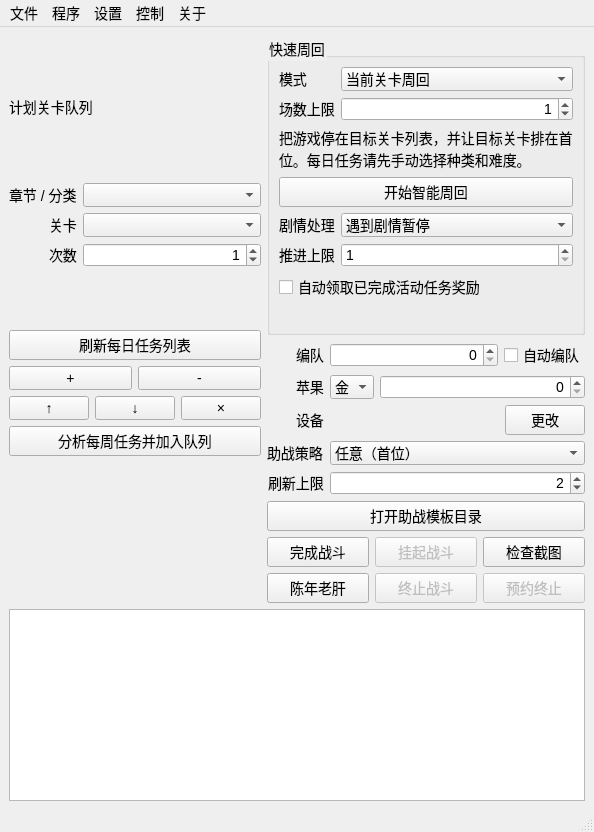
<?xml version="1.0" encoding="UTF-8"?>
<ui version="4.0" connectslotsbyname="false">
 <author>hgjazhgj</author>
 <class>fgoMainWindow</class>
 <widget class="QMainWindow" name="fgoMainWindow">
  <property name="focusPolicy">
   <enum>Qt::StrongFocus</enum>
  </property>
  <property name="windowTitle">
   <string>FGO-py - hgjazhgj</string>
  </property>
  <property name="styleSheet">
   <string notr="true">QWidget{font-family:&quot;Microsoft YaHei UI&quot;;font-size:14px}</string>
  </property>
  <widget class="QWidget" name="widget">
   <layout class="QVBoxLayout" name="verticalLayout">
    <item>
     <layout class="QHBoxLayout" name="LAYOUT_MAIN">
      <item>
       <layout class="QVBoxLayout" name="LAYOUT_QUEST">
        <item>
         <widget class="QLabel" name="LBL_QUEUE_TITLE">
          <property name="text"><string>计划关卡队列</string></property>
          <property name="statusTip"><string>这里只列出由章节/关卡选择器或每周任务分析加入的计划任务。</string></property>
        </widget>
        </item>
        <item>
         <layout class="QFormLayout" name="LAYOUT_QUESTSELECT">
          <property name="labelAlignment">
           <set>Qt::AlignRight|Qt::AlignTrailing|Qt::AlignVCenter</set>
          </property>
          <item row="0" column="1">
           <widget class="QComboBox" name="CBB_CHAPTER"><property name="statusTip"><string>普通章节只包含已解锁地图上的自由关卡，不会自动推进主线剧情。</string></property></widget>
          </item>
          <item row="0" column="0">
           <widget class="QLabel" name="LBL_CHAPTER">
            <property name="text">
             <string>章节 / 分类</string>
            </property>
           </widget>
          </item>
          <item row="1" column="0">
           <widget class="QLabel" name="LBL_QUEST">
            <property name="text">
             <string>关卡</string>
            </property>
           </widget>
          </item>
          <item row="1" column="1">
           <widget class="QComboBox" name="CBB_QUEST"/>
          </item>
          <item row="2" column="0">
           <widget class="QLabel" name="LBL_TIMES">
            <property name="text">
             <string>次数</string>
            </property>
           </widget>
          </item>
          <item row="2" column="1">
           <widget class="QSpinBox" name="TXT_TIMES">
            <property name="contextMenuPolicy">
             <enum>Qt::NoContextMenu</enum>
            </property>
            <property name="statusTip">
             <string>加入关卡队列后生效,0为不限制次数</string>
            </property>
            <property name="alignment">
             <set>Qt::AlignRight|Qt::AlignTrailing|Qt::AlignVCenter</set>
            </property>
            <property name="maximum">
             <number>114514</number>
            </property>
            <property name="value">
             <number>1</number>
            </property>
           </widget>
          </item>
         </layout>
        </item>
        <item>
         <widget class="QPushButton" name="BTN_DAILY_REFRESH">
          <property name="text"><string>刷新每日任务列表</string></property>
          <property name="statusTip"><string>只扫描当前国服每日任务卡片标题；最多向下滚动 10 次，不会进入关卡。</string></property>
         </widget>
        </item>
        <item>
         <layout class="QHBoxLayout" name="LAYOUT_QUESTADD">
          <item>
           <widget class="QPushButton" name="BTN_QUESTADD">
            <property name="statusTip">
             <string>新增</string>
            </property>
            <property name="text">
             <string>+</string>
            </property>
           </widget>
          </item>
          <item>
           <widget class="QPushButton" name="BTN_QUESTREMOVE">
            <property name="statusTip">
             <string>删除</string>
            </property>
            <property name="text">
             <string>-</string>
            </property>
           </widget>
          </item>
         </layout>
        </item>
        <item>
         <layout class="QHBoxLayout" name="LAYOUT_QUESTMOVE">
          <item>
           <widget class="QPushButton" name="BTN_QUESTUP">
            <property name="statusTip">
             <string>上移</string>
            </property>
            <property name="text">
             <string>↑</string>
            </property>
           </widget>
          </item>
          <item>
           <widget class="QPushButton" name="BTN_QUESTDOWN">
            <property name="statusTip">
             <string>下移</string>
            </property>
            <property name="text">
             <string>↓</string>
            </property>
           </widget>
          </item>
          <item>
           <widget class="QPushButton" name="BTN_QUESTCLEAR">
            <property name="statusTip">
             <string>清空</string>
            </property>
            <property name="text">
             <string>×</string>
            </property>
           </widget>
          </item>
         </layout>
        </item>
        <item>
         <widget class="QPushButton" name="BTN_QUESTLOAD">
          <property name="sizePolicy">
           <sizepolicy hsizetype="Expanding" vsizetype="Fixed">
            <horstretch>0</horstretch>
            <verstretch>0</verstretch>
           </sizepolicy>
          </property>
          <property name="text">
           <string>分析每周任务并加入队列</string>
          </property>
         </widget>
        </item>
        <item>
         <widget class="QLabel" name="LBL_WEEKLY_STATUS">
          <property name="wordWrap"><bool>true</bool></property>
          <property name="text"><string/></property>
         </widget>
        </item>
       </layout>
      </item>
      <item>
       <layout class="QVBoxLayout" name="LAYOUT_LAUNCH">
        <item>
         <widget class="QGroupBox" name="GRP_QUICKFARM">
          <property name="title"><string>快速周回</string></property>
          <layout class="QFormLayout" name="LAYOUT_QUICKFARM">
           <item row="0" column="0"><widget class="QLabel" name="LBL_QUICKMODE"><property name="text"><string>模式</string></property></widget></item>
           <item row="0" column="1">
            <widget class="QComboBox" name="CBB_QUICKMODE">
             <item><property name="text"><string>当前关卡周回</string></property></item>
             <item><property name="text"><string>计划关卡队列</string></property></item>
             <item><property name="text"><string>活动推进</string></property></item>
            </widget>
           </item>
           <item row="1" column="0"><widget class="QLabel" name="LBL_BATTLELIMIT"><property name="text"><string>场数上限</string></property></widget></item>
           <item row="1" column="1">
            <widget class="QSpinBox" name="TXT_BATTLELIMIT">
             <property name="statusTip"><string>0 表示不设置场数上限，直到 AP 不足；1 到 N 表示完成对应场数后停止。</string></property>
             <property name="alignment"><set>Qt::AlignRight|Qt::AlignTrailing|Qt::AlignVCenter</set></property>
             <property name="maximum"><number>1000</number></property>
             <property name="value"><number>1</number></property>
            </widget>
           </item>
           <item row="2" column="0" colspan="2">
            <widget class="QLabel" name="LBL_QUICK_HINT">
             <property name="wordWrap"><bool>true</bool></property>
             <property name="text"><string>把游戏停在目标关卡列表，并让目标关卡排在首位。每日任务请先手动选择种类和难度。</string></property>
            </widget>
           </item>
            <item row="3" column="0" colspan="2">
             <widget class="QPushButton" name="BTN_MAIN">
              <property name="cursor"><cursorShape>PointingHandCursor</cursorShape></property>
              <property name="statusTip"><string>按所选模式开始智能周回或安全活动推进。</string></property>
              <property name="text"><string>开始智能周回</string></property>
             </widget>
            </item>
            <item row="4" column="0"><widget class="QLabel" name="LBL_EVENT_STORYMODE"><property name="text"><string>剧情处理</string></property></widget></item>
            <item row="4" column="1">
             <widget class="QComboBox" name="CBB_EVENT_STORYMODE">
              <item><property name="text"><string>遇到剧情暂停</string></property></item>
              <item><property name="text"><string>自动跳过剧情</string></property></item>
             </widget>
            </item>
            <item row="5" column="0"><widget class="QLabel" name="LBL_EVENT_LIMIT"><property name="text"><string>推进上限</string></property></widget></item>
            <item row="5" column="1">
             <widget class="QSpinBox" name="TXT_EVENT_LIMIT">
              <property name="statusTip"><string>最多推进 1 到 100 个剧情节点；不允许无限推进。</string></property>
              <property name="minimum"><number>1</number></property>
              <property name="maximum"><number>100</number></property>
              <property name="value"><number>1</number></property>
             </widget>
            </item>
            <item row="6" column="0" colspan="2">
             <widget class="QCheckBox" name="CKB_EVENT_REWARD">
              <property name="text"><string>自动领取已完成活动任务奖励</string></property>
              <property name="statusTip"><string>仅在 OCR 明确确认任务已完成且按钮为领取时操作；不购买、不兑换、不处理选择奖励。</string></property>
             </widget>
            </item>
            <item row="7" column="0" colspan="2">
             <widget class="QLabel" name="LBL_EVENT_STATUS"><property name="wordWrap"><bool>true</bool></property><property name="text"><string/></property></widget>
            </item>
          </layout>
         </widget>
        </item>
        <item>
         <layout class="QFormLayout" name="LAYOUT_INFO">
          <property name="labelAlignment">
           <set>Qt::AlignRight|Qt::AlignTrailing|Qt::AlignVCenter</set>
          </property>
          <item row="0" column="0">
           <widget class="QLabel" name="LBL_TEAM">
            <property name="text">
             <string>编队</string>
            </property>
           </widget>
          </item>
          <item row="0" column="1">
           <layout class="QHBoxLayout" name="LAYOUT_INFO_TEAM">
            <item>
             <widget class="QSpinBox" name="TXT_TEAM">
              <property name="sizePolicy">
               <sizepolicy hsizetype="Expanding" vsizetype="Fixed">
                <horstretch>0</horstretch>
                <verstretch>0</verstretch>
               </sizepolicy>
              </property>
              <property name="contextMenuPolicy">
               <enum>Qt::NoContextMenu</enum>
              </property>
              <property name="statusTip">
               <string>所选编队在队伍编成界面的位置,从左到右1-10,0为不切换编队</string>
              </property>
              <property name="alignment">
               <set>Qt::AlignRight|Qt::AlignTrailing|Qt::AlignVCenter</set>
              </property>
              <property name="maximum">
               <number>15</number>
              </property>
             </widget>
            </item>
            <item>
             <widget class="QCheckBox" name="CKB_TEAM">
              <property name="text">
              <string>自动编队</string>
             </property>
            </widget>
            </item>
           </layout>
          </item>
          <item row="1" column="0">
           <widget class="QLabel" name="LBL_APPLE">
            <property name="maximumSize">
             <size>
              <width>16777215</width>
              <height>28</height>
             </size>
            </property>
            <property name="text">
             <string>苹果</string>
            </property>
           </widget>
          </item>
          <item row="1" column="1">
           <layout class="QHBoxLayout" name="LAYOUT_INFO_APPLE">
            <item>
             <widget class="QComboBox" name="CBB_APPLE">
              <property name="statusTip">
               <string>要吃的苹果种类</string>
              </property>
              <property name="currentIndex">
               <number>0</number>
              </property>
              <item>
               <property name="text">
                <string>金</string>
               </property>
              </item>
              <item>
               <property name="text">
                <string>银</string>
               </property>
              </item>
              <item>
               <property name="text">
                <string>青</string>
               </property>
              </item>
              <item>
               <property name="text">
                <string>铜</string>
               </property>
              </item>
              <item>
               <property name="text">
                <string>彩</string>
               </property>
              </item>
             </widget>
            </item>
            <item>
             <widget class="QSpinBox" name="TXT_APPLE">
              <property name="sizePolicy">
               <sizepolicy hsizetype="Expanding" vsizetype="Fixed">
                <horstretch>0</horstretch>
                <verstretch>0</verstretch>
               </sizepolicy>
              </property>
              <property name="contextMenuPolicy">
               <enum>Qt::NoContextMenu</enum>
              </property>
              <property name="statusTip">
               <string>要吃的苹果数量</string>
              </property>
              <property name="alignment">
               <set>Qt::AlignRight|Qt::AlignTrailing|Qt::AlignVCenter</set>
              </property>
              <property name="maximum">
               <number>114514</number>
              </property>
             </widget>
            </item>
           </layout>
          </item>
          <item row="2" column="0">
           <widget class="QLabel" name="LBL_CURRENTDEVICE">
            <property name="text">
             <string>设备</string>
            </property>
           </widget>
          </item>
          <item row="2" column="1">
           <layout class="QHBoxLayout" name="LAYOUT_DEVICE">
            <item>
             <widget class="QLabel" name="LBL_DEVICE">
              <property name="sizePolicy">
               <sizepolicy hsizetype="Expanding" vsizetype="Preferred">
                <horstretch>0</horstretch>
                <verstretch>0</verstretch>
               </sizepolicy>
              </property>
             </widget>
            </item>
            <item>
             <widget class="QPushButton" name="BTN_CONNECT">
              <property name="cursor">
               <cursorShape>PointingHandCursor</cursorShape>
              </property>
              <property name="statusTip">
               <string>连接到设备</string>
              </property>
              <property name="text">
               <string>更改</string>
              </property>
             </widget>
            </item>
           </layout>
          </item>
         <item row="3" column="0"><widget class="QLabel" name="LBL_FRIENDPOLICY"><property name="text"><string>助战策略</string></property></widget></item>
         <item row="3" column="1">
          <widget class="QComboBox" name="CBB_FRIENDPOLICY">
           <item><property name="text"><string>任意（首位）</string></property></item>
           <item><property name="text"><string>模板优先</string></property></item>
           <item><property name="text"><string>模板严格</string></property></item>
          </widget>
         </item>
         <item row="4" column="0"><widget class="QLabel" name="LBL_FRIENDREFRESH"><property name="text"><string>刷新上限</string></property></widget></item>
         <item row="4" column="1">
          <widget class="QSpinBox" name="TXT_FRIENDREFRESH">
           <property name="statusTip"><string>0 表示只扫描当前助战列表，不主动刷新；最大为 10 次。</string></property>
           <property name="alignment"><set>Qt::AlignRight|Qt::AlignTrailing|Qt::AlignVCenter</set></property>
           <property name="maximum"><number>10</number></property>
           <property name="value"><number>2</number></property>
          </widget>
         </item>
         <item row="5" column="0" colspan="2">
          <widget class="QPushButton" name="BTN_FRIENDTEMPLATES">
           <property name="statusTip"><string>打开本机助战模板文件夹。图片只保存在本机。</string></property>
           <property name="text"><string>打开助战模板目录</string></property>
          </widget>
         </item>
       </layout>
        </item>
<item>
         <layout class="QHBoxLayout" name="LAYOUT_FUNC">
          <item>
           <layout class="QVBoxLayout" name="LAYOUT_FUNCBATTLE">
            <item>
             <widget class="QPushButton" name="BTN_BATTLE">
              <property name="statusTip">
               <string>完成当前战斗</string>
              </property>
              <property name="text">
               <string>完成战斗</string>
              </property>
             </widget>
            </item>
            <item>
             <widget class="QPushButton" name="BTN_CLASSIC">
              <property name="statusTip">
               <string>基于经典战斗的清空体力</string>
              </property>
              <property name="text">
               <string>陈年老肝</string>
              </property>
             </widget>
            </item>
           </layout>
          </item>
          <item>
           <layout class="QVBoxLayout" name="LAYOUT_FUNCCONTROL">
            <item>
             <widget class="QPushButton" name="BTN_PAUSE">
              <property name="enabled">
               <bool>false</bool>
              </property>
              <property name="statusTip">
               <string>暂停/继续战斗</string>
              </property>
              <property name="text">
               <string>挂起战斗</string>
              </property>
              <property name="checkable">
               <bool>true</bool>
              </property>
             </widget>
            </item>
            <item>
             <widget class="QPushButton" name="BTN_STOP">
              <property name="enabled">
               <bool>false</bool>
              </property>
              <property name="statusTip">
               <string>立刻终止战斗</string>
              </property>
              <property name="text">
               <string>终止战斗</string>
              </property>
             </widget>
            </item>
           </layout>
          </item>
          <item>
           <layout class="QVBoxLayout" name="LAYOUT_FUNCAPPOINT">
            <item>
             <widget class="QPushButton" name="BTN_SCREENSHOT">
              <property name="statusTip">
               <string>检查截图确定连接建立</string>
              </property>
              <property name="text">
               <string>检查截图</string>
              </property>
             </widget>
            </item>
            <item>
             <widget class="QPushButton" name="BTN_STOPLATER">
              <property name="enabled">
               <bool>false</bool>
              </property>
              <property name="statusTip">
               <string>在完成若干场战斗后终止战斗</string>
              </property>
              <property name="text">
               <string>预约终止</string>
              </property>
              <property name="checkable">
               <bool>true</bool>
              </property>
             </widget>
            </item>
           </layout>
          </item>
         </layout>
        </item>
       </layout>
      </item>
     </layout>
    </item>
    <item>
     <widget class="QListWidget" name="LST_QUEST">
      <property name="statusTip">
       <string>关卡队列</string>
      </property>
     </widget>
    </item>
   </layout>
  </widget>
  <widget class="QMenuBar" name="MENU">
   <widget class="QMenu" name="MENU_ABOUT">
    <property name="title">
     <string>关于</string>
    </property>
    <addaction name="MENU_ABOUT_ABOUT"/>
    <addaction name="MENU_ABOUT_LICENSE"/>
   </widget>
   <widget class="QMenu" name="MENU_FILE">
    <property name="title">
     <string>文件</string>
    </property>
    <addaction name="MENU_FILE_EXPLORER"/>
   </widget>
   <widget class="QMenu" name="MENU_SCRIPT">
    <property name="title">
     <string>程序</string>
    </property>
    <addaction name="MENU_SCRIPT_FPSUMMON"/>
    <addaction name="MENU_SCRIPT_LOTTERY"/>
    <addaction name="MENU_SCRIPT_MAILFILTER"/>
    <addaction name="MENU_SCRIPT_SYNTHESIS"/>
    <addaction name="MENU_SCRIPT_SUMMONHISTORY"/>
    <addaction name="MENU_SCRIPT_EXPBALL"/>
   </widget>
   <widget class="QMenu" name="MENU_CONTROL">
    <property name="title">
     <string>控制</string>
    </property>
    <widget class="QMenu" name="MENU_CONTROL_169">
     <property name="title">
      <string>全面屏适配</string>
     </property>
     <addaction name="MENU_CONTROL_169_INVOKE"/>
     <addaction name="MENU_CONTROL_169_REVOKE"/>
    </widget>
    <addaction name="MENU_CONTROL_STAYONTOP"/>
    <addaction name="MENU_CONTROL_TRAY"/>
    <addaction name="separator"/>
    <addaction name="MENU_CONTROL_MAPKEY"/>
    <addaction name="MENU_CONTROL_169"/>
    <addaction name="MENU_CONTROL_NOTIFY"/>
    <addaction name="separator"/>
    <addaction name="MENU_CONTROL_BENCH"/>
    <addaction name="MENU_CONTROL_EXEC"/>
   </widget>
   <widget class="QMenu" name="MENU_SETTINGS">
    <property name="title">
     <string>设置</string>
    </property>
    <addaction name="MENU_SETTINGS_DEFEATED"/>
    <addaction name="MENU_SETTINGS_KIZUNAREISOU"/>
    <addaction name="MENU_SETTINGS_SPECIALDROP"/>
   </widget>
   <addaction name="MENU_FILE"/>
   <addaction name="MENU_SCRIPT"/>
   <addaction name="MENU_SETTINGS"/>
   <addaction name="MENU_CONTROL"/>
   <addaction name="MENU_ABOUT"/>
  </widget>
  <widget class="QStatusBar" name="STATUS"/>
  <action name="MENU_ABOUT_ABOUT">
   <property name="text">
    <string>关于FGO-py</string>
   </property>
  </action>
  <action name="MENU_FILE_EXPLORER">
   <property name="text">
    <string>资源管理器</string>
   </property>
  </action>
  <action name="MENU_CONTROL_STAYONTOP">
   <property name="checkable">
    <bool>true</bool>
   </property>
   <property name="text">
    <string>窗口置顶</string>
   </property>
  </action>
  <action name="MENU_SCRIPT_FPSUMMON">
   <property name="text">
    <string>抽友情</string>
   </property>
   <property name="statusTip">
    <string>先抽一发友情十连,在结算界面运行本功能</string>
   </property>
  </action>
  <action name="MENU_SCRIPT_SYNTHESIS">
   <property name="text">
    <string>强化</string>
   </property>
   <property name="statusTip">
    <string>在选择了强化对象未选择强化材料的界面运行本功能</string>
   </property>
  </action>
  <action name="MENU_SCRIPT_SUMMONHISTORY">
   <property name="text">
    <string>召唤记录</string>
   </property>
   <property name="statusTip">
    <string>统计导出召唤记录,在抽卡记录页面运行</string>
   </property>
  </action>
  <action name="MENU_SCRIPT_EXPBALL">
   <property name="text">
    <string>搓丸子</string>
   </property>
   <property name="statusTip">
    <string>把若干张低星礼装合并成一个</string>
   </property>
  </action>
  <action name="MENU_CONTROL_MAPKEY">
   <property name="checkable">
    <bool>true</bool>
   </property>
   <property name="text">
    <string>加载按键映射</string>
   </property>
  </action>
  <action name="MENU_SCRIPT_LOTTERY">
   <property name="text">
    <string>抽奖池</string>
   </property>
  </action>
  <action name="MENU_SCRIPT_MAILFILTER">
   <property name="text">
    <string>清理邮箱</string>
   </property>
  </action>
  <action name="MENU_CONTROL_BENCH">
   <property name="text">
    <string>Bench</string>
   </property>
  </action>
  <action name="MENU_CONTROL_EXEC">
   <property name="text">
    <string>Execute</string>
   </property>
  </action>
  <action name="MENU_SETTINGS_DEFEATED">
   <property name="checkable">
    <bool>true</bool>
   </property>
   <property name="text">
    <string>战败撤退时终止战斗</string>
   </property>
  </action>
  <action name="MENU_SETTINGS_KIZUNAREISOU">
   <property name="checkable">
    <bool>true</bool>
   </property>
   <property name="text">
    <string>获得羁绊礼装时终止战斗</string>
   </property>
  </action>
  <action name="MENU_SETTINGS_SPECIALDROP">
    <property name="checkable">
     <bool>true</bool>
    </property>
   <property name="text">
    <string>若干特殊掉落后终止战斗</string>
   </property>
  </action>
  <action name="MENU_ABOUT_LICENSE">
   <property name="text">
    <string>使用许可</string>
   </property>
  </action>
  <action name="MENU_FILE_QUIT">
   <property name="text">
    <string>退出</string>
   </property>
  </action>
  <action name="MENU_CONTROL_TRAY">
   <property name="checkable">
    <bool>true</bool>
   </property>
   <property name="text">
    <string>关闭到托盘</string>
   </property>
  </action>
  <action name="MENU_CONTROL_169_INVOKE">
   <property name="text">
    <string>调整为16:9</string>
   </property>
  </action>
  <action name="MENU_CONTROL_169_REVOKE">
   <property name="text">
    <string>恢复原分辨率</string>
   </property>
  </action>
  <action name="MENU_CONTROL_NOTIFY">
   <property name="checkable">
    <bool>true</bool>
   </property>
   <property name="text">
    <string>消息推送</string>
   </property>
  </action>
 </widget>
 <tabstops>
  <tabstop>CBB_CHAPTER</tabstop>
  <tabstop>CBB_QUEST</tabstop>
  <tabstop>BTN_DAILY_REFRESH</tabstop>
  <tabstop>TXT_TIMES</tabstop>
  <tabstop>BTN_QUESTADD</tabstop>
  <tabstop>BTN_QUESTREMOVE</tabstop>
  <tabstop>BTN_QUESTUP</tabstop>
  <tabstop>BTN_QUESTDOWN</tabstop>
  <tabstop>BTN_QUESTCLEAR</tabstop>
  <tabstop>CBB_QUICKMODE</tabstop>
  <tabstop>TXT_BATTLELIMIT</tabstop>
  <tabstop>BTN_MAIN</tabstop>
  <tabstop>CBB_EVENT_STORYMODE</tabstop>
  <tabstop>TXT_EVENT_LIMIT</tabstop>
  <tabstop>CKB_EVENT_REWARD</tabstop>
  <tabstop>TXT_TEAM</tabstop>
  <tabstop>CKB_TEAM</tabstop>
  <tabstop>CBB_APPLE</tabstop>
  <tabstop>TXT_APPLE</tabstop>
  <tabstop>CBB_FRIENDPOLICY</tabstop>
  <tabstop>TXT_FRIENDREFRESH</tabstop>
  <tabstop>BTN_FRIENDTEMPLATES</tabstop>
  <tabstop>BTN_CONNECT</tabstop>
  <tabstop>BTN_QUESTLOAD</tabstop>
  <tabstop>BTN_BATTLE</tabstop>
  <tabstop>BTN_CLASSIC</tabstop>
  <tabstop>BTN_PAUSE</tabstop>
  <tabstop>BTN_STOP</tabstop>
  <tabstop>BTN_SCREENSHOT</tabstop>
  <tabstop>BTN_STOPLATER</tabstop>
 </tabstops>
 <resources/>
 <connections>
  <connection>
   <sender>BTN_CLASSIC</sender>
   <signal>clicked()</signal>
   <receiver>fgoMainWindow</receiver>
   <slot>runClassic()</slot>
  </connection>
  <connection>
   <sender>BTN_FRIENDTEMPLATES</sender>
   <signal>clicked()</signal>
   <receiver>fgoMainWindow</receiver>
   <slot>openFriendTemplates()</slot>
  </connection>
  <connection>
   <sender>BTN_MAIN</sender>
   <signal>clicked()</signal>
   <receiver>fgoMainWindow</receiver>
   <slot>quickFarm()</slot>
  </connection>
  <connection>
   <sender>BTN_SCREENSHOT</sender>
   <signal>clicked()</signal>
   <receiver>fgoMainWindow</receiver>
   <slot>screenshot()</slot>
  </connection>
  <connection>
   <sender>BTN_PAUSE</sender>
   <signal>clicked(bool)</signal>
   <receiver>fgoMainWindow</receiver>
   <slot>pause(bool)</slot>
  </connection>
  <connection>
   <sender>BTN_STOP</sender>
   <signal>clicked()</signal>
   <receiver>fgoMainWindow</receiver>
   <slot>stop()</slot>
  </connection>
  <connection>
   <sender>BTN_CONNECT</sender>
   <signal>clicked()</signal>
   <receiver>fgoMainWindow</receiver>
   <slot>connectDevice()</slot>
  </connection>
  <connection>
   <sender>MENU_FILE_EXPLORER</sender>
   <signal>triggered()</signal>
   <receiver>fgoMainWindow</receiver>
   <slot>explorerHere()</slot>
  </connection>
  <connection>
   <sender>MENU_ABOUT_ABOUT</sender>
   <signal>triggered()</signal>
   <receiver>fgoMainWindow</receiver>
   <slot>about()</slot>
  </connection>
  <connection>
   <sender>MENU_SCRIPT_FPSUMMON</sender>
   <signal>triggered()</signal>
   <receiver>fgoMainWindow</receiver>
   <slot>runFpSummon()</slot>
  </connection>
  <connection>
   <sender>MENU_SCRIPT_SYNTHESIS</sender>
   <signal>triggered()</signal>
   <receiver>fgoMainWindow</receiver>
   <slot>runSynthesis()</slot>
  </connection>
  <connection>
   <sender>MENU_SCRIPT_SUMMONHISTORY</sender>
   <signal>triggered()</signal>
   <receiver>fgoMainWindow</receiver>
   <slot>runSummonHistory()</slot>
  </connection>
  <connection>
   <sender>MENU_SCRIPT_EXPBALL</sender>
   <signal>triggered()</signal>
   <receiver>fgoMainWindow</receiver>
   <slot>expBall()</slot>
  </connection>
  <connection>
   <sender>MENU_CONTROL_MAPKEY</sender>
   <signal>triggered(bool)</signal>
   <receiver>fgoMainWindow</receiver>
   <slot>mapKey(bool)</slot>
  </connection>
  <connection>
   <sender>BTN_STOPLATER</sender>
   <signal>clicked(bool)</signal>
   <receiver>fgoMainWindow</receiver>
   <slot>stopLater(bool)</slot>
  </connection>
  <connection>
   <sender>MENU_SCRIPT_LOTTERY</sender>
   <signal>triggered()</signal>
   <receiver>fgoMainWindow</receiver>
   <slot>runLottery()</slot>
  </connection>
  <connection>
   <sender>MENU_SCRIPT_MAILFILTER</sender>
   <signal>triggered()</signal>
   <receiver>fgoMainWindow</receiver>
   <slot>runMail()</slot>
  </connection>
  <connection>
   <sender>MENU_CONTROL_BENCH</sender>
   <signal>triggered()</signal>
   <receiver>fgoMainWindow</receiver>
   <slot>bench()</slot>
  </connection>
  <connection>
   <sender>MENU_CONTROL_EXEC</sender>
   <signal>triggered()</signal>
   <receiver>fgoMainWindow</receiver>
   <slot>exec()</slot>
  </connection>
  <connection>
   <sender>MENU_SETTINGS_SPECIALDROP</sender>
   <signal>triggered()</signal>
   <receiver>fgoMainWindow</receiver>
   <slot>stopOnSpecialDrop()</slot>
  </connection>
  <connection>
   <sender>MENU_ABOUT_LICENSE</sender>
   <signal>triggered()</signal>
   <receiver>fgoMainWindow</receiver>
   <slot>license()</slot>
  </connection>
  <connection>
   <sender>MENU_CONTROL_169_INVOKE</sender>
   <signal>triggered()</signal>
   <receiver>fgoMainWindow</receiver>
   <slot>invoke169()</slot>
  </connection>
  <connection>
   <sender>MENU_CONTROL_169_REVOKE</sender>
   <signal>triggered()</signal>
   <receiver>fgoMainWindow</receiver>
   <slot>revoke169()</slot>
  </connection>
  <connection>
   <sender>BTN_BATTLE</sender>
   <signal>clicked()</signal>
   <receiver>fgoMainWindow</receiver>
   <slot>runBattle()</slot>
  </connection>
  <connection>
   <sender>BTN_QUESTADD</sender>
   <signal>clicked()</signal>
   <receiver>fgoMainWindow</receiver>
   <slot>questAdd()</slot>
  </connection>
  <connection>
   <sender>BTN_QUESTCLEAR</sender>
   <signal>clicked()</signal>
   <receiver>fgoMainWindow</receiver>
   <slot>questClear()</slot>
  </connection>
  <connection>
   <sender>BTN_QUESTLOAD</sender>
   <signal>clicked()</signal>
   <receiver>fgoMainWindow</receiver>
   <slot>questLoad()</slot>
  </connection>
  <connection>
   <sender>BTN_QUESTREMOVE</sender>
   <signal>clicked()</signal>
   <receiver>fgoMainWindow</receiver>
   <slot>questRemove()</slot>
  </connection>
  <connection>
   <sender>CBB_CHAPTER</sender>
   <signal>currentIndexChanged(int)</signal>
   <receiver>fgoMainWindow</receiver>
   <slot>questQuery(int)</slot>
  </connection>
  <connection>
   <sender>BTN_QUESTUP</sender>
   <signal>clicked()</signal>
   <receiver>fgoMainWindow</receiver>
   <slot>questUp()</slot>
  </connection>
  <connection>
   <sender>BTN_QUESTDOWN</sender>
   <signal>clicked()</signal>
   <receiver>fgoMainWindow</receiver>
   <slot>questDown()</slot>
  </connection>
 </connections>
 <slots>
  <slot>openFriendTemplates()</slot>
  <slot>quickFarm()</slot>
  <slot>about()</slot>
  <slot>bench()</slot>
  <slot>connectDevice()</slot>
  <slot>exec()</slot>
  <slot>expBall()</slot>
  <slot>explorerHere()</slot>
  <slot>invoke169()</slot>
  <slot>license()</slot>
  <slot>mapKey(bool)</slot>
  <slot>pause(bool)</slot>
  <slot>revoke169()</slot>
  <slot>runBattle()</slot>
  <slot>runClassic()</slot>
  <slot>runFpSummon()</slot>
  <slot>runLottery()</slot>
  <slot>runMail()</slot>
  <slot>runMain()</slot>
  <slot>runSummonHistory()</slot>
  <slot>runSynthesis()</slot>
  <slot>screenshot()</slot>
  <slot>stop()</slot>
  <slot>stopLater(bool)</slot>
  <slot>stopOnSpecialDrop(bool)</slot>
  <slot>questQuery(int)</slot>
  <slot>questAdd()</slot>
  <slot>questRemove()</slot>
  <slot>questClear()</slot>
  <slot>questLoad()</slot>
  <slot>questUp()</slot>
  <slot>questDown()</slot>
 </slots>
</ui>
